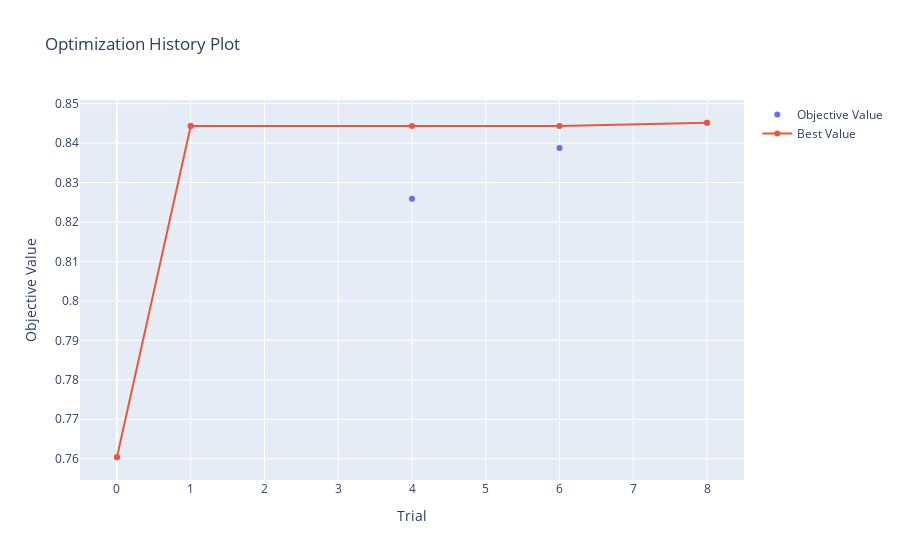

Notebook cell for this chart:
### Code cell
optuna.visualization.plot_optimization_history(study)

### Figure 1 — Plotly figure (JSON) as saved in the notebook; plotly's stock layout.template omitted (floating-point values rounded to 4 significant figures)
{"data": [{"mode": "markers", "name": "Objective Value", "type": "scatter", "x": [0, 1, 4, 6, 8], "y": [0.7604, 0.8443, 0.8259, 0.8387, 0.8451]}, {"name": "Best Value", "type": "scatter", "x": [0, 1, 4, 6, 8], "y": [0.7604, 0.8443, 0.8443, 0.8443, 0.8451]}], "layout": {"title": {"text": "Optimization History Plot"}, "xaxis": {"title": {"text": "Trial"}}, "yaxis": {"title": {"text": "Objective Value"}}}}
